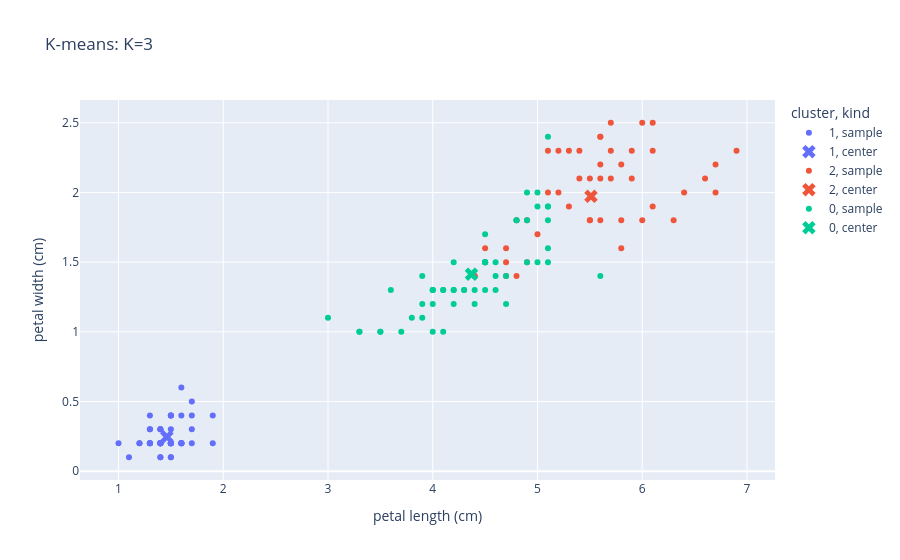

Notebook source saved alongside this figure:
### Markdown cell above
### K-means 학습과 시각화

`KMeans`로 표준화한 네 특성을 세 군집으로 묶는다.
K는 사용자가 정하는 군집 수다.

색은 군집 번호, X 표시는 중심이다.
군집은 네 특성으로 학습했으며, 그래프에는 꽃잎의 길이와 너비를 cm 단위로 표시한다.

### Code cell
# n_clusters: 군집 수, n_init: 초기 중심을 바꿔 학습하는 횟수
model = KMeans(n_clusters=3, n_init=10, random_state=SEED)
model.fit(X_scaled)

# cluster_centers_: 군집 중심 (군집 수, 4). inverse_transform으로 cm 단위 복원
centers = pd.DataFrame(
    scaler.inverse_transform(model.cluster_centers_), columns=X.columns
)
# labels_: 표본별 군집 번호. 문자열로 바꾸어 색을 범주별로 구분한다.
# concat: 표본과 중심을 행으로 합쳐 한 그림에 표시한다.
plot_data = pd.concat([
    X.assign(cluster=model.labels_.astype(str), kind="sample"),
    centers.assign(cluster=centers.index.astype(str), kind="center"),
], ignore_index=True)

# 두 군집 그래프에서 같은 군집에 같은 색을 사용한다.
cluster_colors = dict(zip(plot_data["cluster"].unique(), px.colors.qualitative.Plotly))

# scatter: 열 이름으로 축·색·모양을 지정하고 Figure를 반환한다.
fig = px.scatter(
    plot_data, x="petal length (cm)", y="petal width (cm)",
    color="cluster", color_discrete_map=cluster_colors,
    symbol="kind", symbol_map={"sample": "circle", "center": "x"},
    title=f"K-means: K={model.n_clusters}",
)
fig.update_traces(marker_size=12, selector={"marker.symbol": "x"})  # 중심 크기
fig.show()

### Figure 1 — Plotly figure (JSON) as saved in the notebook; plotly's stock layout.template omitted (floating-point values rounded to 4 significant figures)
{"data": [{"hovertemplate": "cluster=1<br>kind=sample<br>petal length (cm)=%{x}<br>petal width (cm)=%{y}<extra></extra>", "legendgroup": "1, sample", "marker": {"color": "#636EFA", "symbol": "circle"}, "mode": "markers", "name": "1, sample", "orientation": "v", "showlegend": true, "type": "scatter", "x": [1.4, 1.4, 1.3, 1.5, 1.4, 1.7, 1.4, 1.5, 1.4, 1.5, 1.5, 1.6, 1.4, 1.1, 1.2, 1.5, 1.3, 1.4, 1.7, 1.5, 1.7, 1.5, 1.0, 1.7, 1.9, 1.6, 1.6, 1.5, 1.4, 1.6, 1.6, 1.5, 1.5, 1.4, 1.5, 1.2, 1.3, 1.4, 1.3, 1.5, 1.3, 1.3, 1.3, 1.6, 1.9, 1.4, 1.6, 1.4, 1.5, 1.4], "xaxis": "x", "y": [0.2, 0.2, 0.2, 0.2, 0.2, 0.4, 0.3, 0.2, 0.2, 0.1, 0.2, 0.2, 0.1, 0.1, 0.2, 0.4, 0.4, 0.3, 0.3, 0.3, 0.2, 0.4, 0.2, 0.5, 0.2, 0.2, 0.4, 0.2, 0.2, 0.2, 0.2, 0.4, 0.1, 0.2, 0.2, 0.2, 0.2, 0.1, 0.2, 0.2, 0.3, 0.3, 0.2, 0.6, 0.4, 0.3, 0.2, 0.2, 0.2, 0.2], "yaxis": "y"}, {"hovertemplate": "cluster=1<br>kind=center<br>petal length (cm)=%{x}<br>petal width (cm)=%{y}<extra></extra>", "legendgroup": "1, center", "marker": {"color": "#636EFA", "size": 12, "symbol": "x"}, "mode": "markers", "name": "1, center", "orientation": "v", "showlegend": true, "type": "scatter", "x": [1.462], "xaxis": "x", "y": [0.246], "yaxis": "y"}, {"hovertemplate": "cluster=2<br>kind=sample<br>petal length (cm)=%{x}<br>petal width (cm)=%{y}<extra></extra>", "legendgroup": "2, sample", "marker": {"color": "#EF553B", "symbol": "circle"}, "mode": "markers", "name": "2, sample", "orientation": "v", "showlegend": true, "type": "scatter", "x": [4.7, 4.5, 4.9, 4.7, 4.4, 4.8, 4.4, 4.8, 5.0, 4.5, 4.7, 6.0, 5.9, 5.6, 5.8, 6.6, 6.3, 5.8, 6.1, 5.1, 5.3, 5.5, 5.3, 5.5, 6.7, 6.9, 5.7, 6.7, 5.7, 6.0, 4.9, 5.6, 5.8, 6.1, 6.4, 5.6, 6.1, 5.6, 5.5, 5.4, 5.6, 5.1, 5.9, 5.7, 5.2, 5.2, 5.4], "xaxis": "x", "y": [1.4, 1.5, 1.5, 1.6, 1.4, 1.8, 1.4, 1.4, 1.7, 1.6, 1.5, 2.5, 2.1, 1.8, 2.2, 2.1, 1.8, 1.8, 2.5, 2.0, 1.9, 2.1, 2.3, 1.8, 2.2, 2.3, 2.3, 2.0, 2.1, 1.8, 1.8, 2.1, 1.6, 1.9, 2.0, 2.2, 2.3, 2.4, 1.8, 2.1, 2.4, 2.3, 2.3, 2.5, 2.3, 2.0, 2.3], "yaxis": "y"}, {"hovertemplate": "cluster=2<br>kind=center<br>petal length (cm)=%{x}<br>petal width (cm)=%{y}<extra></extra>", "legendgroup": "2, center", "marker": {"color": "#EF553B", "size": 12, "symbol": "x"}, "mode": "markers", "name": "2, center", "orientation": "v", "showlegend": true, "type": "scatter", "x": [5.511], "xaxis": "x", "y": [1.972], "yaxis": "y"}, {"hovertemplate": "cluster=0<br>kind=sample<br>petal length (cm)=%{x}<br>petal width (cm)=%{y}<extra></extra>", "legendgroup": "0, sample", "marker": {"color": "#00CC96", "symbol": "circle"}, "mode": "markers", "name": "0, sample", "orientation": "v", "showlegend": true, "type": "scatter", "x": [4.0, 4.6, 4.5, 3.3, 4.6, 3.9, 3.5, 4.2, 4.0, 4.7, 3.6, 4.5, 4.1, 4.5, 3.9, 4.0, 4.9, 4.7, 4.3, 4.5, 3.5, 3.8, 3.7, 3.9, 5.1, 4.5, 4.4, 4.1, 4.0, 4.4, 4.6, 4.0, 3.3, 4.2, 4.2, 4.2, 4.3, 3.0, 4.1, 5.1, 4.5, 5.0, 5.1, 5.0, 4.9, 4.9, 4.8, 5.1, 5.6, 4.8, 5.1, 5.0, 5.1], "xaxis": "x", "y": [1.3, 1.5, 1.3, 1.0, 1.3, 1.4, 1.0, 1.5, 1.0, 1.4, 1.3, 1.5, 1.0, 1.5, 1.1, 1.3, 1.5, 1.2, 1.3, 1.5, 1.0, 1.1, 1.0, 1.2, 1.6, 1.5, 1.3, 1.3, 1.3, 1.2, 1.4, 1.2, 1.0, 1.3, 1.2, 1.3, 1.3, 1.1, 1.3, 1.9, 1.7, 2.0, 2.4, 1.5, 2.0, 1.8, 1.8, 1.5, 1.4, 1.8, 1.9, 1.9, 1.8], "yaxis": "y"}, {"hovertemplate": "cluster=0<br>kind=center<br>petal length (cm)=%{x}<br>petal width (cm)=%{y}<extra></extra>", "legendgroup": "0, center", "marker": {"color": "#00CC96", "size": 12, "symbol": "x"}, "mode": "markers", "name": "0, center", "orientation": "v", "showlegend": true, "type": "scatter", "x": [4.37], "xaxis": "x", "y": [1.413], "yaxis": "y"}], "layout": {"legend": {"title": {"text": "cluster, kind"}, "tracegroupgap": 0}, "title": {"text": "K-means: K=3"}, "xaxis": {"anchor": "y", "domain": [0, 1], "title": {"text": "petal length (cm)"}}, "yaxis": {"anchor": "x", "domain": [0, 1], "title": {"text": "petal width (cm)"}}}}
